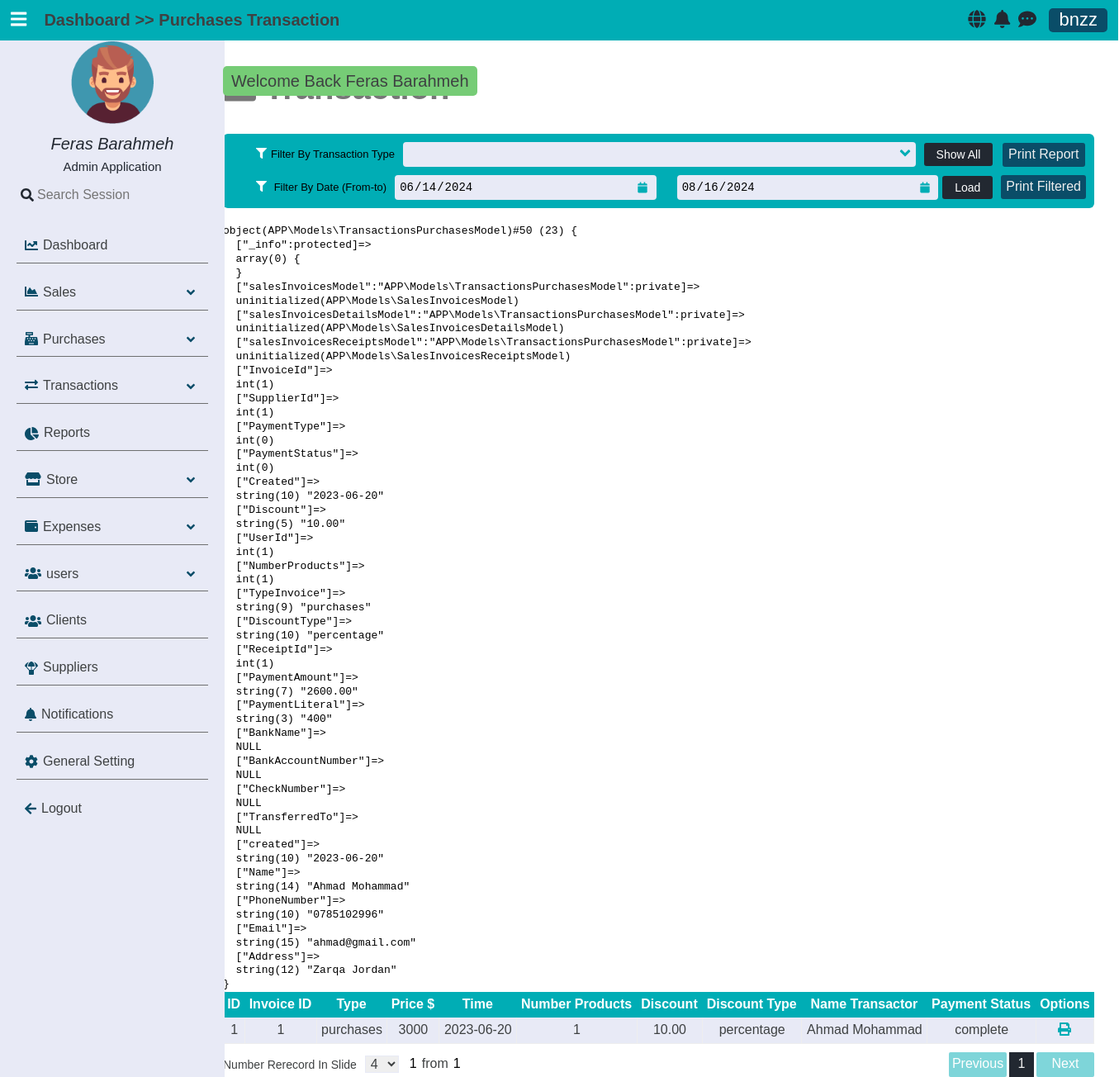
The app's page /transactions/purchases (signed in) with its own data.
### tables this page shows
CREATE TABLE `purchases_invoices` (
  `InvoiceId` int(10) UNSIGNED NOT NULL,
  `SupplierId` int(10) UNSIGNED NOT NULL,
  `PaymentType` tinyint(1) NOT NULL,
  `PaymentStatus` tinyint(1) NOT NULL,
  `Created` date NOT NULL,
  `Discount` decimal(8,2) DEFAULT NULL,
  `UserId` int(10) UNSIGNED NOT NULL,
  `NumberProducts` int(6) NOT NULL,
  `TypeInvoice` enum('purchases','sales') DEFAULT 'purchases',
  `DiscountType` enum('percentage','value') DEFAULT NULL
);

CREATE TABLE `purchases_invoices_receipts` (
  `ReceiptId` int(10) UNSIGNED NOT NULL,
  `InvoiceId` int(10) UNSIGNED NOT NULL,
  `PaymentType` tinyint(1) NOT NULL,
  `PaymentAmount` decimal(8,2) NOT NULL,
  `PaymentLiteral` varchar(60) NOT NULL,
  `BankName` varchar(30) DEFAULT NULL,
  `BankAccountNumber` varchar(30) DEFAULT NULL,
  `CheckNumber` varchar(15) DEFAULT NULL,
  `TransferredTo` varchar(30) DEFAULT NULL,
  `created` date NOT NULL,
  `UserId` int(10) UNSIGNED NOT NULL
);

CREATE TABLE `suppliers` (
  `SupplierId` int(10) UNSIGNED NOT NULL,
  `Name` varchar(30) NOT NULL,
  `PhoneNumber` varchar(15) NOT NULL,
  `Email` varchar(40) NOT NULL,
  `Address` varchar(50) NOT NULL
);

### app/controllers/AbstractController.php (called while the page is built, shortened)
<?php
abstract class AbstractController
{
    protected $_controller;
    protected $_action;
    public $_info = [];
    protected Template $_template;
    protected Registration $_registry;
    private function mergeInfo(): void
    {
        $dictionaryLanguage = $this->language->getDictionary();
        if (isset($dictionaryLanguage) && !empty($dictionaryLanguage))
            $this->_info = array_merge($this->_info, $dictionaryLanguage);
    }
    protected function _renderView(): void
    {
        $view = VIEWS_PATH .$this->_controller . DS . $this->_action . ".view.php";
        $this->_template->setRegistry($this->_registry);
        $this->_template->setActionViewFile($view);
        $this->_template->setData($this->_info);
        $this->_template->renderFiles();
    }
    public function setTemplate($tem): void
    {
        $this->_template = $tem;
    }
    public function setRegistry($registry): void
    {
        $this->_registry = $registry;
    }
    public function setController(mixed $controller): void
    {
        $this->_controller = $controller;
    }
    public function setAction(mixed $action): void
    {
        $this->_action = $action;
    }
}

### app/controllers/TransactionsController.php (called while the page is built, shortened)
<?php
class TransactionsController extends AbstractController
{
    public function purchasesAction()
    {
        $transactionsSales = new TransactionsPurchasesModel();
        $this->_info["transactionsPurchases"] = $transactionsSales->getInfoPurchasesInvoice();
        $this->_renderView();
    }
}

### app/LIB/frontcontroller.php (called while the page is built, shortened)
<?php
class FrontController
{
    private $_controller = "index";
    private $_action = "default";
    private $_params = [];
    private $_template;
    private Registration $_registry;
    public function __construct(Template $tem, Registration $registry, Authentication $authenticated)
    {
        $this->_template = $tem;
        $this->_registry = $registry;
    }
    public function dispatch(): void
    {
        $actionName          = $this->_action . "Action";
        $controller = new $controllerClassName();
        $controller->setController($this->_controller);
        $controller->setAction($this->_action);
        $controller->setParams($this->_params);
        $controller->setTemplate($this->_template);
        $controller->setRegistry($this->_registry);
        $controller->$actionName();
    }
    public function setController(mixed $controller): void
    {
        if (isset($controller) && $controller) {
            $this->_controller = $controller;
        }
    }
    public function setAction(mixed $action): void
    {
        if (isset($action) && $action) {
            $this->_action = $action;
        }
    }
}

### public/index.php (called while the page is built, shortened)
<?php
require_once APP_PATH . DS . "LIB" . DS . "autoload.php";
$session = new SessionManager;
$session->start();
$templateParts = require_once ".." . DS . "app" . DS . "config" . DS . "templateconfig.php";
$template       = new Template($templateParts);
$languages      = new Language();
$message        = Messenger::getInstance($session);
$authenticated  = Authentication::getInstance($session);
$registry       = Registration::getInstance();
$registry->session  = $session;
$registry->language = $languages;
$registry->message  = $message;
$frontController = new FrontController($template, $registry, $authenticated);
$frontController->dispatch();

### app/LIB/autoload.php (called while the page is built, shortened)
<?php
class  AutoLoad {
    public static function autoLoad($className)
    {
        $className = str_replace("APP", '', $className);
        $className = strtolower($className) . ".php" ;
    }
}

### app/LIB/database/databasehandler.php (called while the page is built, shortened)
<?php
abstract class DatabaseHandler
{
    public static function factory():  PDODatabaseHandler | MySQLiDatabaseHandler
    {
        $driver = DATABASE_CONN_DRIVER;
        if ($driver == self::DATABASE_DRIVER_POD) {
            return PDODatabaseHandler::getInstance();
        } elseif ($driver == self::DATABASE_DRIVER_MYSQLI) {
            return MySQLiDatabaseHandler::getInstance();
        }
        return PDODatabaseHandler::getInstance();
    }
}

### app/LIB/database/pdodatabasehandler.php (called while the page is built, shortened)
<?php
class PDODatabaseHandler extends DatabaseHandler
{
    private static $_instance;
    private static $_handler;
    public function __call($name, $arguments)
    {
        return call_user_func_array(array(&self::$_handler, $name), $arguments);
    }
    protected static function init()
    {
        try {
            self::$_handler = new \PDO(
                'mysql:hostname=' . DATABASE_HOST_NAME . ';dbname=' . DATABASE_DB_NAME,
                DATABASE_USER_NAME, DATABASE_PASSWORD, array(
                    \PDO::ATTR_ERRMODE => \PDO::ERRMODE_WARNING,
                    \PDO::MYSQL_ATTR_INIT_COMMAND => 'SET NAMES utf8'
                )
            );
        } catch (\PDOException $e) {
        }
    }
    public static function getInstance(): PDODatabaseHandler
    {
        if(self::$_instance === null) {
            self::$_instance = new self();
        }
        return self::$_instance;
    }
}

### app/models/abstractmodel.php (called while the page is built, shortened)
<?php
class AbstractModel
{
    public function get($query, $options=[]): false|\ArrayIterator
    {
        $stmt = DatabaseHandler::factory()->prepare($query);
        $stmt->execute();
        if(method_exists(get_called_class(), '__construct')) {
            $results = $stmt->fetchAll(\PDO::FETCH_CLASS | \PDO::FETCH_PROPS_LATE, get_called_class(), array_keys(static::$tableSchema));
        } else {
            $results = $stmt->fetchAll(\PDO::FETCH_CLASS, get_called_class());
        }
        if ((is_array($results) && !empty($results))) {
            return new \ArrayIterator($results);
        }
        return false;
    }
}

### app/models/TransactionsPurchasesModel.php (called while the page is built, shortened)
<?php
class TransactionsPurchasesModel extends AbstractModel
{
    public function getInfoPurchasesInvoice(NULL | array $filters = null): false|\ArrayIterator
    {
        $sql = "
            SELECT
                I.*, R.*, C.*
            FROM
                purchases_invoices AS I
            INNER JOIN
                    purchases_invoices_receipts AS R
            ON
                R.InvoiceId = I.InvoiceId
            JOIN
                    suppliers as C
            ON
                I.SupplierId = C.SupplierId
        ";
        return $this->get($sql);
    }
}

### app/views/transactions/purchases.view.php (the view, shortened to what this page needs)
<h1 class="title-header"><i class="fa fa-briefcase"></i><?= $title_header ?></h1>
<section class="transactions-container">
    <section class="options">
        <div class="filters">
            <div class="filter">
                <label for="type-filter"><i class="fa fa-filter"></i><?= $text_filter_by_transaction_Type ?></label>
                <div class="types" id="type-filter">
                    <button class="select-input" id="select-type-btn">
                        <div class="angles">
                            <div class="angle active"><i class="fa fa-angle-down"></i></div>
                        </div>
                    </button>
                </div>
                <button class="show-all stander-btn" id="type-filter-btn"><?= $text_show_all ?></button>
            </div>
            <div class="filter" filter-between-vals>
                <label for="date-filter"><i class="fa fa-filter"></i> <?= $text_filter_by_date ?></label>
                <div class="from-to">
                    <div class="date-input">
                        <input type="date" id="from" class="custom-date-input" input-from value="2024-06-14">
                        <i class="fa fa-calendar"></i>
                    </div>
                    <div class="date-input">
                        <input type="date" id="to" class="custom-date-input" input-to value="2024-08-16">
                        <i class="fa fa-calendar"></i>
                    </div>
                </div>
                <button class="load stander-btn" apply-btn><?= $text_load ?></button>
            </div>
        </div>
        <div class="print-buttons">
            <button><?= $text_print_report ?></button>
            <button><?= $text_print_filtered ?></button>
        </div>
    </section>
    <section class="transactions">
        <div class="container-table responsive-table mt-20" id="transactions">
            <table class="pagination-table" id="transactions-table">
                <thead>
                <tr>
                    <th><?= $text_id ?></th>
                    <th><?= $text_id_invoice ?></th>
                    <th><?= $text_type ?></th>
                    <th><?= $text_price ?></th>
                    <th><?= $text_time ?></th>
                    <th><?= $text_num_product ?></th>
                    <th><?= $text_discount ?></th>
                    <th><?= $text_discount_type ?></th>
                    <th><?= $text_name_transactor ?></th>
                    <th><?= $text_payment_status ?></th>
                    <th><?= $text_options ?></th>
                </tr>
                </thead>
                <tbody>
                <?php
                if ($transactionsPurchases) {
                    $i = 0;
                    foreach ($transactionsPurchases as $transactionsPurchase) {
                        echo "<pre>";
                        var_dump($transactionsPurchase);
                        echo "</pre>";
                        $i++;
                        ?>
                        <tr class="">
                            <td><?= $i ?></td>
                            <td><?= $transactionsPurchase->InvoiceId ?></td>
                            <td><?= $transactionsPurchase->TypeInvoice ?></td>
                            <td><?= (float)$transactionsPurchase->PaymentAmount + (float) $transactionsPurchase->PaymentLiteral ?></td>
                            <td><?= $transactionsPurchase->Created ?></td>
                            <td><?= $transactionsPurchase->NumberProducts ?></td>
                            <td><?= $transactionsPurchase->Discount ?></td>
                            <td><?= $transactionsPurchase->DiscountType  == null ? $text_no_disc : $transactionsPurchase->DiscountType ?></td>
                            <td><?= $transactionsPurchase->Name ?></td>
                            <td><?= $paymentsStatus[$transactionsPurchase->PaymentStatus] ?></td>
                            <td>
                                <div class="icons">
                                    <span class="description dir-r top-5" description="show"><i class="fa fa-print"></i></span>
                                </div>
                            </td>
                        </tr>
                        <?php
                    }
                }
                ?>
                </tbody>
            </table>
    </section>
</section>

### app/LIB/template/Template.php (shortened to what this page needs)
<?php
class Template
{
    private $_templateParts;
    private $_actionView;
    public function __construct(array $templateParts)
    {
        $this->_templateParts = $templateParts;
    }
    public function setActionViewFile($file): void
    {
        $this->_actionView = $file;
    }
    private function setTemplateHeaderStart(): void
    {
        require_once TEMPLATE_PATH . "templateheaderstart.php";
    }
    private function setTemplateHeaderEnd(): void
    {
        require_once TEMPLATE_PATH . "templateheaderend.php";
    }
    private function ifKeyTemplatePartExist($nameKey): bool
    {
        return array_key_exists($nameKey, $this->_templateParts);
    }
    private function requireFiles($parts): void
    {
        foreach ($parts as $partKey => $partValue) {
            if ($partKey === NAME_VIEW_TEMPLATE_KEY) {
                require_once $this->_actionView;
            }
            else  {
                require_once $partValue;
            }
        }
    }
    private function renderTemplateFiles(): void
    {
        if ($this->ifKeyTemplatePartExist(NAME_TEMPLATE_BLOCK_KEY)) {
            $parts = $this->_templateParts[NAME_TEMPLATE_BLOCK_KEY];
            if(! empty($parts)) {
                $this->requireFiles($parts);
            }
        } else {
            trigger_error("Name Template Key Not Found", E_USER_WARNING);
        }
    }
    private function generateLinksTags($resources, &$links, $type="css"): void
    {
        if (!empty($resources)) {
            foreach ($resources as $resourceKey => $resourceValue) {
                if ($type === "css")
                    $links .=  '<link rel="stylesheet" href="' . $resourceValue .'">';
                else
                    $links .= '<script src="' . $resourceValue. '" ></script>';
            }
        }
    }
    private function renderHeaderResources(): void
    {
        if ($this->ifKeyTemplatePartExist(NAME_TEMPLATE_HEADER_RESOURCES)) {
            $resources = $this->_templateParts[NAME_TEMPLATE_HEADER_RESOURCES];
            $links = '';
            if(! empty($resources)) {
                $css = $resources["css"];
                $this->generateLinksTags($css, $links, "css");
                $js = $resources["js"];
                $this->generateLinksTags($js, $links, "js");
            }
            echo $links;
        }
        else {
            trigger_error("Name Template Key Not Found ( " . NAME_TEMPLATE_HEADER_RESOURCES . ')', E_USER_WARNING);
        }
    }
    private function setTemplateFooter(): void
    {
        require_once TEMPLATE_PATH . "tempaltefooter.php";
    }
    public function renderFiles(): void
    {
        $this->renderHeaderResources();
        $this->renderTemplateFiles();
    }
}

### records on screen
purchases_invoices: value "object(APP\\Models\\TransactionsPurchasesModel)#50 (23) { [\"_info\":protected]=> array(0) { } [\"salesInvoicesModel\":\"APP\\Models\\TransactionsPurchasesModel\":private]=> uninitialized(APP\\Models\\SalesInvoicesModel) [\"salesInvoicesDetailsModel\":\"APP\\Models\\TransactionsPurchasesModel\":private]=> uninitialized(APP\\Models\\SalesInvoicesDetailsModel) [\"salesInvoicesReceiptsModel\":\"APP\\Models\\TransactionsPurchasesModel\":private]=> uninitialized(APP\\Models\\SalesInvoicesReceiptsModel) [\"InvoiceId\"]=> int(1) [\"SupplierId\"]=> int(1) [\"PaymentType\"]=> int(0) [\"PaymentStatus\"]=> int(0) [\"Created\"]=> string(10) \"2023-06-20\" [\"Discount\"]=> string(5) \"10.00\" [\"UserId\"]=> int(1) [\"NumberProducts\"]=> int(1)…", purchases_invoices_receipts.InvoiceId "1", TypeInvoice "purchases", purchases_invoices_receipts.PaymentAmount+PaymentLiteral "3000", Created "2023-06-20", NumberProducts "1", Discount "10.00", DiscountType "percentage", SupplierId.Name "Ahmad Mohammad", PaymentStatus "complete"

### other values on screen
$message[0] "Welcome Back Feras Barahmeh"
